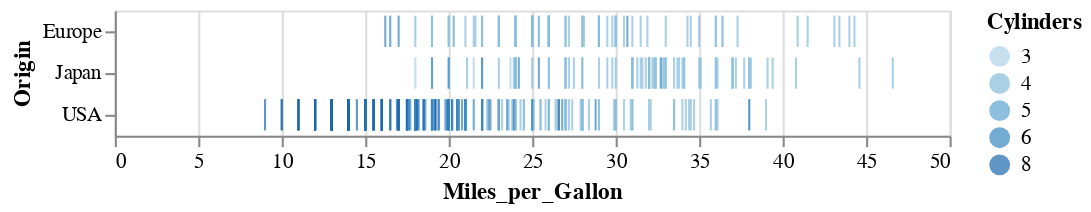

The notebook cell saved with this chart:
### Markdown cell above
Зададим типы данных в спецификации с использованием кодов выше (например, заменим ``"Miles_per_Gallon"`` на ``"Miles_per_Gallon:Q"`` чтобы в явном виде обозначить количественный тип данных):

### Code cell
alt.Chart(cars).mark_tick().encode(
    x='Miles_per_Gallon:Q',
    y='Origin:N',
    color='Cylinders:O'
)

### Figure 1 — Vega-Lite specification as saved in the notebook (floating-point values rounded to 4 significant figures; data arrays with more than 128 entries replaced by an {"elided": "..."} marker saying what was removed)
{"config": {"view": {"continuousWidth": 400, "continuousHeight": 300}}, "data": {"name": "data-f02450ab61490a1363517a0190416235"}, "mark": "tick", "encoding": {"color": {"field": "Cylinders", "type": "ordinal"}, "x": {"field": "Miles_per_Gallon", "type": "quantitative"}, "y": {"field": "Origin", "type": "nominal"}}, "$schema": "https://vega.github.io/schema/vega-lite/v4.17.0.json", "datasets": {"data-f02450ab61490a1363517a0190416235": {"elided": "406 records"}}}
